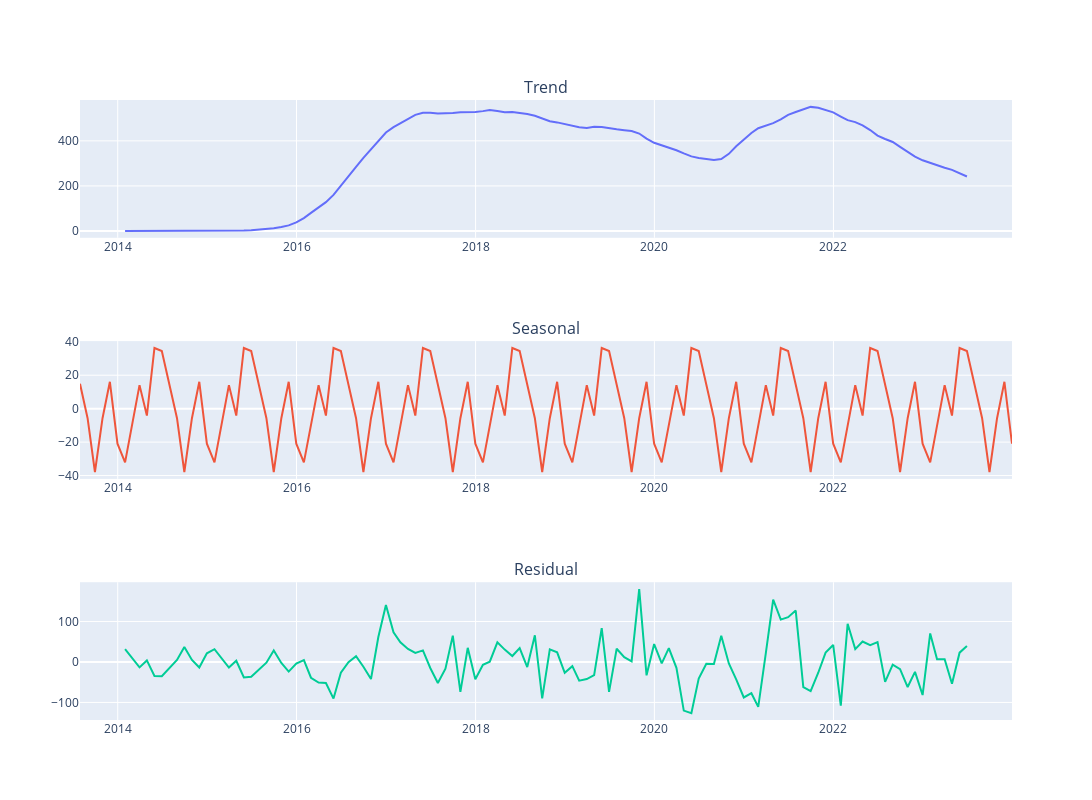

The cell this chart's notebook holds for it:
### Code cell
from plotly.subplots import make_subplots
import plotly.graph_objs as go
cols = ["Trend", "Seasonal", "Residual"]

fig = make_subplots(rows=3, cols=1, subplot_titles=cols)

for i, col in enumerate(cols):
    fig.add_trace(
        go.Scatter(x=monthly_counts.index, y=monthly_counts[col]),
        row=i+1,
        col=1
    )

fig.update_layout(height=800, width=1200, showlegend=False)
fig.show()
